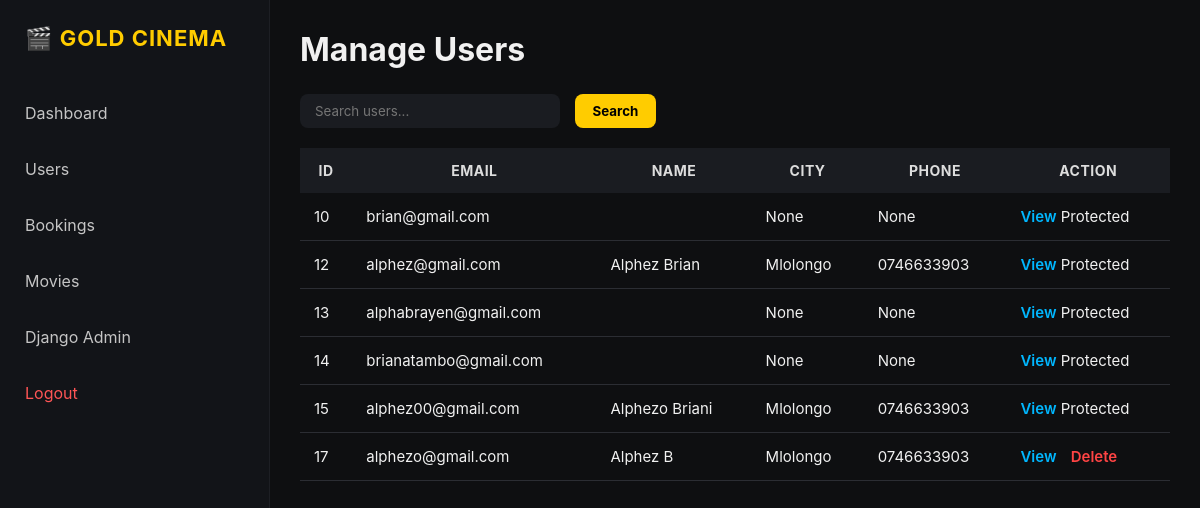
/admin-dashboard/users/ (signed in), run on the app's committed database.
### users/models.py (models this page shows)
class CustomUser(AbstractUser):
    customer_id = models.CharField(max_length=10, unique=True, default=generate_user_id)
    address = models.CharField(max_length=255, blank=True, null=True)
    city = models.CharField(max_length=100, blank=True, null=True)
    zip_code = models.CharField(max_length=20, blank=True, null=True)
    phone = models.CharField(max_length=20, blank=True, null=True)
    balance = models.DecimalField(max_digits=10, decimal_places=2, default=1000.00)

### users/admin_views.py (the view)
# urls.py: path("admin-dashboard/users/", admin_views.admin_users, name="admin_users"),
@login_required
@user_passes_test(is_admin)
def admin_users(request):
    search = request.GET.get("q", "")
    users = CustomUser.objects.all().order_by("id")
    if search:
        users = users.filter(email__icontains=search)
    paginator = Paginator(users, 10)
    page = request.GET.get("page")
    users_page = paginator.get_page(page)
    return render(request, "admin/users.html", {
        "users": users_page,
        "search_query": search,
    })

### users/admin_views.py (called while the page is built)
def is_admin(user):
    return user.is_superuser

### users/templates/admin/users.html
{% extends "admin/admin_base.html" %}
{% block content %}
<h1>Manage Users</h1>
<form method="get" class="search-bar">
    <input type="text" name="q" value="{{ search_query }}" placeholder="Search users...">
    <button>Search</button>
</form>
<table class="table">
    <thead>
        <tr>
            <th>ID</th>
            <th>Email</th>
            <th>Name</th>
            <th>City</th>
            <th>Phone</th>
            <th>Action</th>
        </tr>
    </thead>
    <tbody>
        {% for u in users %}
        <tr>
            <td>{{ u.id }}</td>
            <td>{{ u.email }}</td>
            <td>{{ u.first_name }} {{ u.last_name }}</td>
            <td>{{ u.city }}</td>
            <td>{{ u.phone }}</td>
            <td>
                <a href="{% url 'admin_user_detail' u.id %}" class="btn-view">View</a>
                {% if not u.is_superuser %}
                <a href="{% url 'delete_user_admin' u.id %}"
                   class="btn-delete"
                   onclick="return confirm('Delete this user?');">
                    Delete
                </a>
                {% else %}
                <span class="badge">Protected</span>
                {% endif %}
            </td>
        </tr>
        {% empty %}
        <tr><td colspan="6">No users found.</td></tr>
        {% endfor %}
    </tbody>
</table>
{% endblock %}

### users/templates/admin/admin_base.html (shortened to what this page needs)
{% load static %}
<!DOCTYPE html>
<html lang="en">
<head>
    <link rel="stylesheet" href="{% static 'css/admin_dashboard.css' %}">
</head>
<body>
<div class="admin-container">
    <aside class="admin-sidebar">
        <div class="brand">🎬 Gold Cinema</div>
        <nav>
            <a href="{% url 'admin_dashboard' %}">Dashboard</a>
            <a href="{% url 'admin_users' %}">Users</a>
            <a href="{% url 'admin_bookings' %}">Bookings</a>
            <a href="{% url 'admin_movies' %}">Movies</a>
            <a href="{% url 'admin:index' %}">Django Admin</a>
            <a href="{% url 'logout' %}" style="color:#ff5555;">Logout</a>
        </nav>
    </aside>
    <main class="admin-main">
        {% block content %}
        {% endblock %}
    </main>
</div>
</body>
</html>

### static/css/admin_dashboard.css (style rules this page uses)
* { margin: 0; padding: 0; box-sizing: border-box; font-family: "Inter", sans-serif; }
body { background: #0e0f11; color: #f1f1f1; display: flex; height: 100vh; overflow: hidden; }
.admin-container { display: flex; width: 100%; height: 100%; }
.admin-sidebar { width: 270px; background: #121418; padding: 25px; border-right: 1px solid #1d1f24; display: flex; flex-direction: column; }
.admin-sidebar .brand { font-size: 22px; font-weight: 700; margin-bottom: 40px; color: #ffcc00; text-transform: uppercase; letter-spacing: 1px; }
.admin-sidebar nav a { display: block; color: #c5c5c5; text-decoration: none; padding: 12px 0; margin-bottom: 12px; font-size: 16px; transition: .25s; }
.admin-main { flex: 1; padding: 30px; overflow-y: scroll; }
.admin-main h1 { font-size: 32px; margin-bottom: 25px; font-weight: 700; }
.table { width: 100%; border-collapse: collapse; margin-top: 15px; }
.table thead { background: #1a1c21; }
.table thead th { padding: 14px; font-size: 14px; letter-spacing: 0.5px; color: #dddddd; text-transform: uppercase; }
.table tbody tr { border-bottom: 1px solid #2b2d33; transition: 0.25s; }
.table td { padding: 14px; font-size: 15px; }
.btn-view { color: #00b7ff; text-decoration: none; font-weight: 600; transition: .25s; }
.btn-delete { color: #ff4444; font-weight: 600; text-decoration: none; margin-left: 10px; }
.search-bar { margin-bottom: 20px; }
.search-bar input { padding: 9px 15px; width: 260px; border-radius: 8px; border: none; background: #1a1c21; color: #ffffff; }
.search-bar button { padding: 9px 18px; border-radius: 8px; border: none; margin-left: 10px; background: #ffcc00; font-weight: 700; cursor: pointer; }

### data on the page
CustomUser: id "10", email "brian@gmail.com", city "None", phone "None", is_superuser "Protected"
CustomUser: id "12", email "alphez@gmail.com", first_name "Alphez", last_name "Brian", city "Mlolongo", phone "0746633903", is_superuser "Protected"
CustomUser: id "13", email "alphabrayen@gmail.com", city "None", phone "None", is_superuser "Protected"
CustomUser: id "14", email "brianatambo@gmail.com", city "None", phone "None", is_superuser "Protected"
CustomUser: id "15", email "alphez00@gmail.com", first_name "Alphezo", last_name "Briani", city "Mlolongo", phone "0746633903", is_superuser "Protected"
CustomUser: id "17", email "alphezo@gmail.com", first_name "Alphez", last_name "B", city "Mlolongo", phone "0746633903", is_superuser "Delete"
